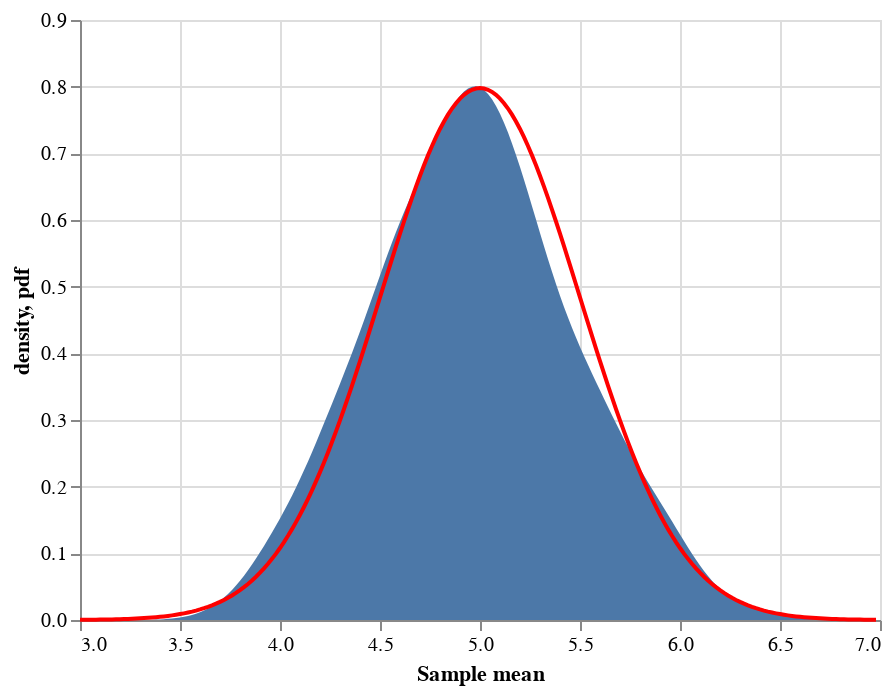

Notebook source saved alongside this figure:
### Code cell
data_kde = (alt
                .Chart(plot_df)
                .transform_density(
                    'sample_mean',
                    as_=['sample_mean', 'density'],
                    extent=[3,7]
                )
                .mark_area()
                .encode(x = alt.X("sample_mean:Q",
                                 title="Sample mean"),
                        y = "density:Q"))

clt_line = (alt
               .Chart(clt_df)
               .mark_line(color = "red")
               .encode(x = "x",
                       y = "pdf"))

data_kde + clt_line

### Figure 1 — Vega-Lite specification as saved in the notebook (floating-point values rounded to 4 significant figures; data arrays with more than 128 entries replaced by an {"elided": "..."} marker saying what was removed)
{"config": {"view": {"continuousWidth": 400, "continuousHeight": 300}}, "layer": [{"data": {"name": "data-2d8a69f95be09bbddc77f025eeb1b5f6"}, "mark": "area", "encoding": {"x": {"type": "quantitative", "field": "sample_mean", "title": "Sample mean"}, "y": {"type": "quantitative", "field": "density"}}, "transform": [{"density": "sample_mean", "extent": [3, 7], "as": ["sample_mean", "density"]}]}, {"data": {"name": "data-a3a81a5f0d04bfc8b61f0bab463f1214"}, "mark": {"type": "line", "color": "red"}, "encoding": {"x": {"type": "quantitative", "field": "x"}, "y": {"type": "quantitative", "field": "pdf"}}}], "$schema": "https://vega.github.io/schema/vega-lite/v4.8.1.json", "datasets": {"data-2d8a69f95be09bbddc77f025eeb1b5f6": {"elided": "500 records"}, "data-a3a81a5f0d04bfc8b61f0bab463f1214": {"elided": "200 records"}}}
